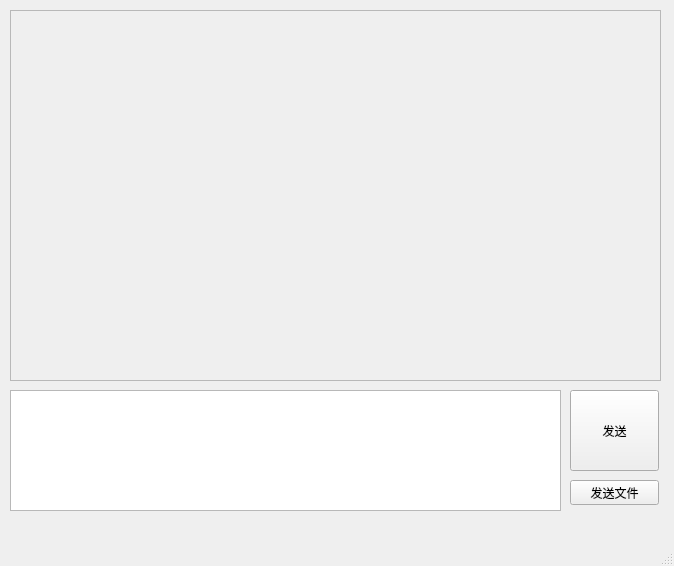
<?xml version="1.0" encoding="UTF-8"?>
<ui version="4.0">
 <class>GuiChatWindow</class>
 <widget class="QMainWindow" name="GuiChatWindow">
  <property name="geometry">
   <rect>
    <x>0</x>
    <y>0</y>
    <width>674</width>
    <height>566</height>
   </rect>
  </property>
  <property name="windowTitle">
   <string>MainWindow</string>
  </property>
  <widget class="QWidget" name="centralwidget">
   <widget class="QTextEdit" name="textEdit">
    <property name="geometry">
     <rect>
      <x>10</x>
      <y>390</y>
      <width>551</width>
      <height>121</height>
     </rect>
    </property>
   </widget>
   <widget class="QPushButton" name="pushButton">
    <property name="geometry">
     <rect>
      <x>570</x>
      <y>390</y>
      <width>89</width>
      <height>81</height>
     </rect>
    </property>
    <property name="text">
     <string>发送</string>
    </property>
   </widget>
   <widget class="QPushButton" name="pushButton_2">
    <property name="geometry">
     <rect>
      <x>570</x>
      <y>480</y>
      <width>89</width>
      <height>25</height>
     </rect>
    </property>
    <property name="text">
     <string>发送文件</string>
    </property>
   </widget>
   <widget class="QScrollArea" name="scrollArea">
    <property name="geometry">
     <rect>
      <x>10</x>
      <y>10</y>
      <width>651</width>
      <height>371</height>
     </rect>
    </property>
    <property name="widgetResizable">
     <bool>true</bool>
    </property>
    <widget class="QWidget" name="scrollAreaWidgetContents_2">
     <property name="geometry">
      <rect>
       <x>0</x>
       <y>0</y>
       <width>649</width>
       <height>369</height>
      </rect>
     </property>
    </widget>
   </widget>
  </widget>
  <widget class="QStatusBar" name="statusbar"/>
  <widget class="QMenuBar" name="menubar">
   <property name="geometry">
    <rect>
     <x>0</x>
     <y>0</y>
     <width>674</width>
     <height>32</height>
    </rect>
   </property>
  </widget>
 </widget>
 <resources/>
 <connections/>
</ui>
